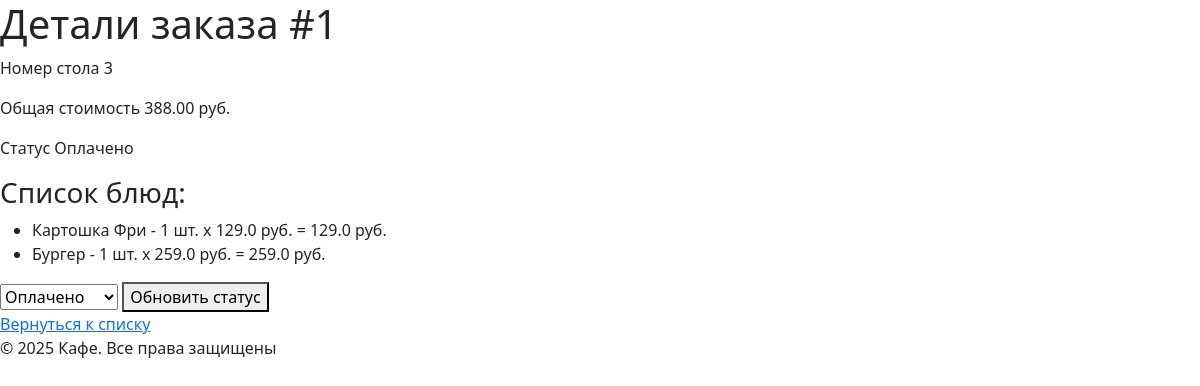
The page /order1/ on the database its author committed.
### cafe_orders/models.py (models this page shows, shortened)
class Order(models.Model):
    table_number = models.PositiveIntegerField(verbose_name="Номер стола")
    items = models.JSONField(verbose_name="Список заказанных блюд", default=list)
    total_price = models.DecimalField(max_digits=10, decimal_places=2, verbose_name="Общая стоимость", default=0.00)
    status = models.CharField(max_length=20, choices=[
        ("pending", "В ожидании"),
        ("ready", "Готово"),
        ("paid", "Оплачено")
    ],
    default="pending",
    verbose_name="Статус заказа"
        )
    created_at = models.DateTimeField(default=timezone.now, verbose_name="Дата создания")
    if TYPE_CHECKING:
        objects: Manager
    class Meta:
        verbose_name = "Заказ"
        verbose_name_plural = "Заказы"

### cafe_orders/views.py (the view, shortened to what this page needs)
# urls.py: path("<int:pk>/", OrderDetailView.as_view(), name='order_detail'),
class OrderDetailView(DetailView):
    model = Order
    template_name = "orders/order_detail.html"
    context_object_name = 'order'
    def get_context_data(self, **kwargs):
        context = super().get_context_data(**kwargs)
        items_with_totals = [{
            "name": item.get('name', "Нет"),
            "quantity": item.get('quantity', 1),
            "price": item.get('price', 0),
            "total": item.get('price', 0) * item.get('quantity', 1)
        }
            for item in self.object.items or []
        ]
        context['items_with_totals'] = items_with_totals
        context['status_choices'] = Order._meta.get_field('status').choices
        return context

### cafe_orders/templates/orders/order_detail.html (shortened to what this page needs)
{% extends 'base.html' %}
{% block body %}
<h1>Детали заказа #{{ order.pk }}</h1>
<p>Номер стола {{ order.table_number }}</p>
<p>Общая стоимость {{ order.total_price }} руб.</p>
<p>Статус {{ order.get_status_display }}</p>
<h3>Список блюд:</h3>
<ul>
    {% for item in items_with_totals %}
    <li>{{ item.name }} - {{ item.quantity }} шт. x {{ item.price }} руб. = {{ item.total }} руб.</li>
    {% endfor %}
</ul>
<form method="post">
    <select name="status">
        {% for choice in status_choices %}
            <option value="{{ choice.0 }}" {% if choice.0 == order.status %} selected {% endif %}>{{ choice.1 }}</option>
        {% endfor %}
    </select>
    <button type="submit">Обновить статус</button>
</form>
<a href="{% url 'order_list' %}">Вернуться к списку</a>
{% endblock %}

### rows shown on the page
Order: table_number "3", total_price "388.00", status "Оплачено"

### other values the page prints
{{ item.name }} "Картошка Фри" "Бургер"
{{ item.quantity }} "1" "1"
{{ item.price }} "129.0" "259.0"
{{ item.total }} "129.0" "259.0"
